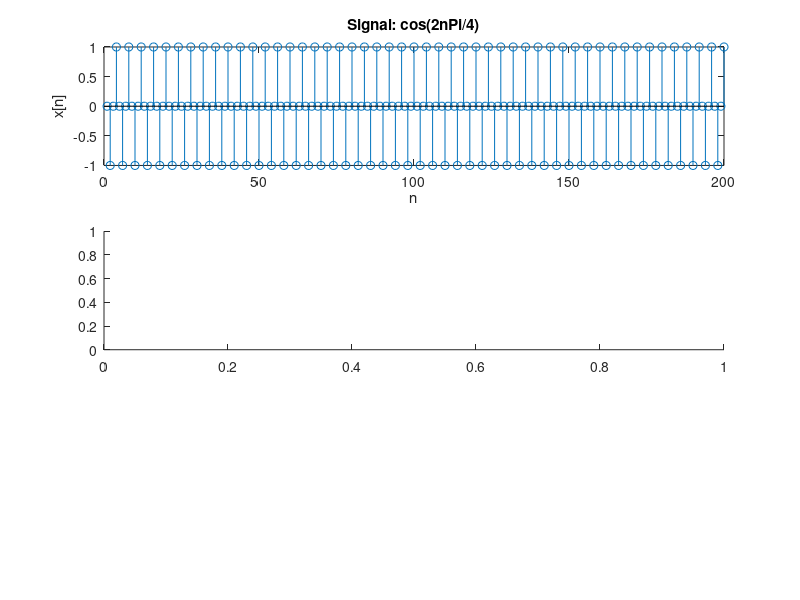

MATLAB code for this plot: (Note: this script raises an error after producing the figure.)
%Experiment 5: Divide and Conquer Approach for DFT        %Date: 04/03/2020

clc;
clear all;
close all;
x = cos(2*[1:200]*pi/4); %Signal
figure();
subplot(311);
stem(x);
title("Signal: cos(2nPi/4)");
xlabel n;
ylabel x[n];
subplot(312)
stem(dividenconquer(x));
title("DFT using Divide and Conquer Approach");
xlabel n; 
ylabel X[n];
subplot(313)
stem(fft(x));
title("DFT using MATLAB inbuilt FFT function");
xlabel n; 
ylabel X[n];
